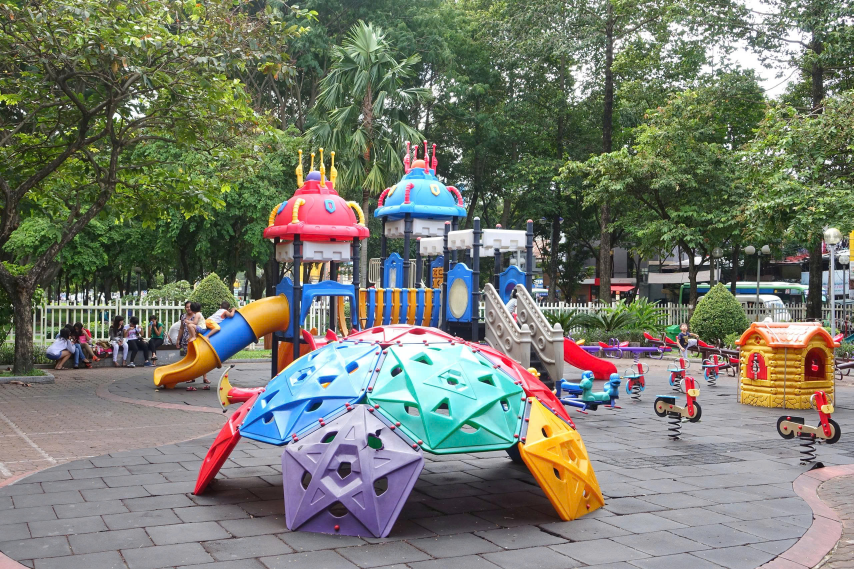
#> input picture lab01_Vu/test.jpg, 2560 x 1707 px (shown at 1/3 size)
$ jupyter execute opencv_practice_chapter1.ipynb
#> lines starting #> are read from the running program, lines starting #| are printed output that depends on the picture
# Bài thực hành OpenCV - Chương 1
Thực hiện các thao tác cơ bản với ảnh: đọc ảnh, hiển thị, chuyển đổi không gian màu, crop, resize, vẽ hình và thêm chữ.

## 1. Cài đặt thư viện

## 2. Đọc và hiển thị ảnh

[cell 1]
import cv2
from matplotlib import pyplot as plt

image = cv2.imread('test.jpg')
#> image is the input picture: shape (1707, 2560, 3); mean B, G, R 109.5, 122.4, 118.5
plt.imshow(cv2.cvtColor(image, cv2.COLOR_BGR2RGB))
plt.title('Original Image')
plt.axis('off')

## 3. Chuyển đổi không gian màu

[cell 2]
gray = cv2.cvtColor(image, cv2.COLOR_BGR2GRAY)
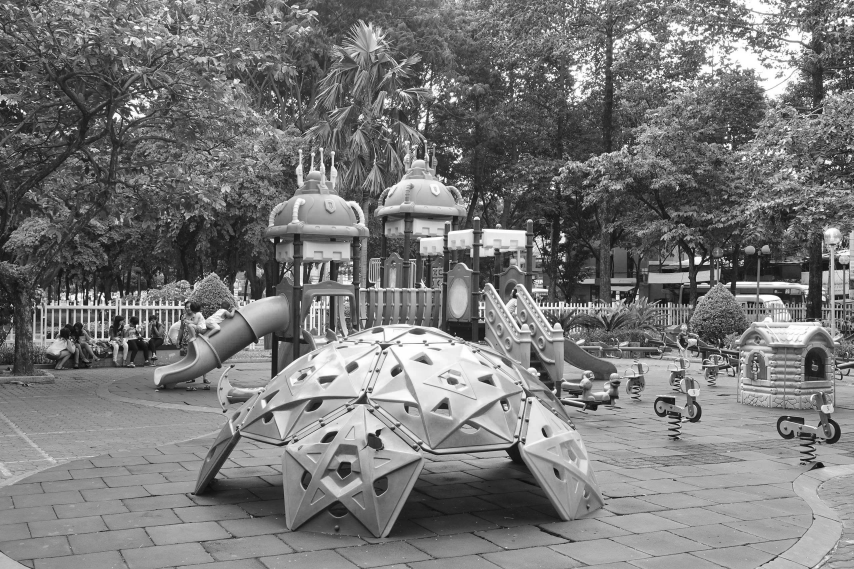
#> gray: shape (1707, 2560) (shown at 1/3 size); min 0, max 255, mean 119.8
hsv = cv2.cvtColor(image, cv2.COLOR_BGR2HSV)
#> hsv: shape (1707, 2560, 3); mean H, S, V 73.6, 73.7, 135.6
lab = cv2.cvtColor(image, cv2.COLOR_BGR2LAB)
#> lab: shape (1707, 2560, 3); mean of channels 0, 1, 2 128.5, 125.3, 135.3

plt.imshow(gray, cmap='gray')
plt.title('Grayscale')
plt.axis('off')

## 4. Crop và Resize

[cell 3]
crop = image[100:400,200:500]
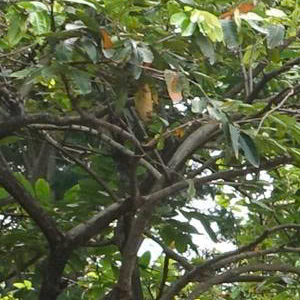
#> crop: shape (300, 300, 3); mean B, G, R 68.3, 99.5, 92
resize = cv2.resize(image,(300,300))
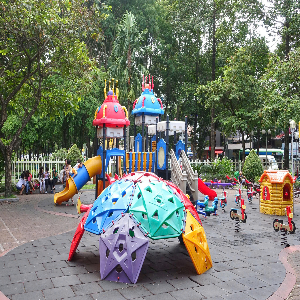
#> resize: shape (300, 300, 3); mean B, G, R 109.4, 122.3, 118.4

plt.imshow(cv2.cvtColor(resize, cv2.COLOR_BGR2RGB))
plt.title('Resized Image')
plt.axis('off')

## 5. Vẽ hình cơ bản

[cell 4]
draw = image.copy()

h, w, _ = draw.shape
#> h = 1707; w = 2560

center_x = w // 2
#> center_x = 1280
center_y = h // 2
#> center_y = 853

thick = 20

cv2.line(draw,(center_x-200,center_y-200),(center_x+200,center_y+200),(0,255,0),thick)

cv2.rectangle(draw,(center_x-200,center_y-150),(center_x+200,center_y+150),(255,0,0),thick)

cv2.circle(draw,(center_x,center_y),120,(0,0,255),thick)

plt.figure(figsize=(8,6))
plt.imshow(cv2.cvtColor(draw, cv2.COLOR_BGR2RGB))
plt.title('Shapes')
plt.axis('off')
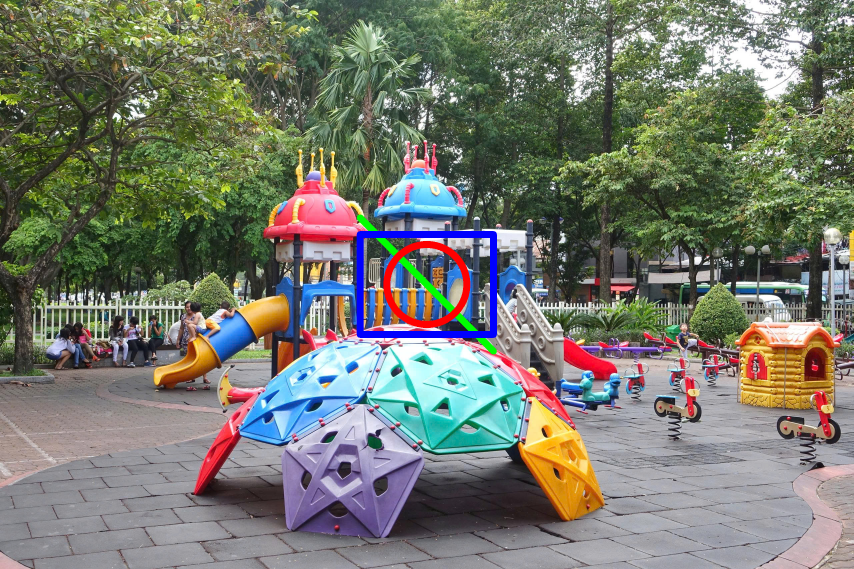
#> shown: shape (1707, 2560, 3) (shown at 1/3 size); mean R, G, B 117.8, 121.3, 109.4

## 6. Thêm văn bản vào ảnh

[cell 5]
text_img = image.copy()

text = "Hello OpenCV"
font = cv2.FONT_HERSHEY_SIMPLEX
font_scale = 8
thickness = 4

(text_width, text_height), _ = cv2.getTextSize(text, font, font_scale, thickness)

img_height, img_width, _ = text_img.shape
#> img_height = 1707; img_width = 2560

x = (img_width - text_width) // 2
#> x = 446
y = (img_height + text_height) // 2
#> y = 938

cv2.putText(text_img, text, (x, y), font, font_scale, (0,0,255), thickness+16)
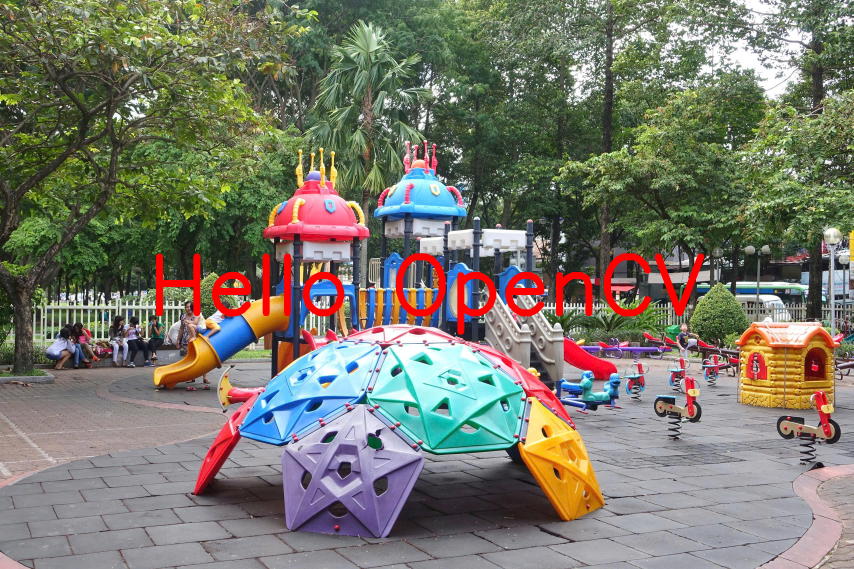
#> text_img: shape (1707, 2560, 3) (shown at 1/3 size); mean B, G, R 107.4, 120.3, 121.3

cv2.putText(text_img, text, (x, y), font, font_scale, (0,0,255), thickness)

plt.imshow(cv2.cvtColor(text_img, cv2.COLOR_BGR2RGB))
plt.title("Text on Image")
plt.axis("off")
